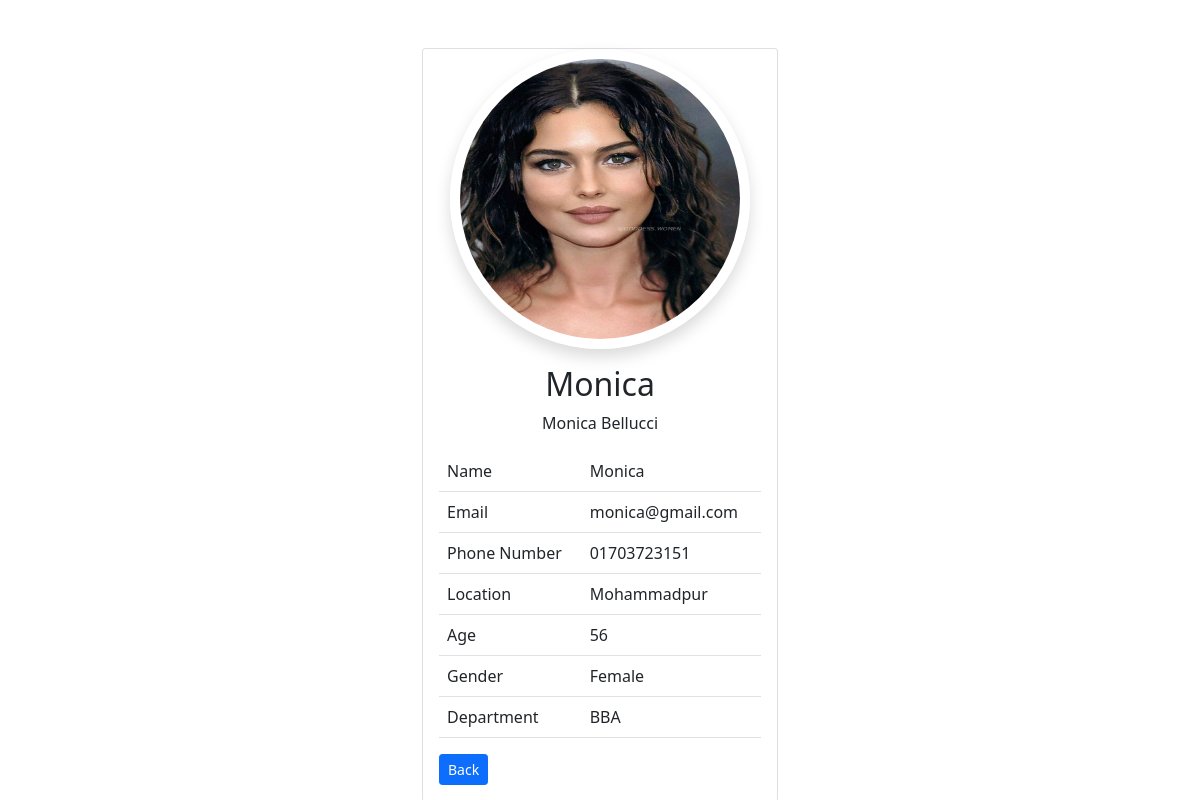
The page /show.php?show_id=24 on the database its author committed.
### tables this page shows
CREATE TABLE `teachers` (
  `id` int(11) NOT NULL,
  `name` varchar(100) NOT NULL,
  `email` varchar(100) NOT NULL,
  `cell` varchar(15) NOT NULL,
  `username` varchar(100) NOT NULL,
  `location` varchar(100) NOT NULL,
  `age` int(3) NOT NULL,
  `gender` varchar(15) NOT NULL,
  `dept` varchar(15) NOT NULL,
  `photo` varchar(100) NOT NULL,
  `status` varchar(20) NOT NULL DEFAULT 'active',
  `created_at` varchar(100) NOT NULL DEFAULT current_timestamp(),
  `updated_at` varchar(100) DEFAULT NULL
);

### app/db.php (called while the page is built)
<?php
$host='localhost';
$user='root';
$pass='';
$db='crud';
function connect(){
  global $host,$user, $pass,$db;
  return $connection = new mysqli($host,$user,$pass,$db);
}
?>

### show.php (the view, shortened to what this page needs)
<?php
if(isset($_GET['show_id'])){
  $id = $_GET['show_id'];
  $data = connect()->query("SELECT * FROM teachers WHERE id='$id'");
  $teacher=$data-> fetch_object();
}
?>
<!DOCTYPE html>
<html lang="en">
<head>
	<link rel="stylesheet" href="assets/css/bootstrap.min.css">
  <link rel="stylesheet" href="assets/fonts/css/all.css">
  <link rel="stylesheet" href="assets/css/style2.css">
</head>
<body>
 <div class="container">
  <div class="row">
    <div class="col-lg-4 mx-auto mt-5">
      <div class="card">
        <img class="shw shadow" src="photos/<?php echo $teacher->photo; ?>" alt="">
        <div class="card-body">
        <h2 class="text-center"><?php echo $teacher->name; ?></h2>
        <p class="text-center"><?php echo $teacher->username; ?></p>
          <table class="table">
            <tr>
              <td>Name</td>
              <td><?php echo $teacher->name; ?></td>
            </tr>
            <tr>
              <td>Email</td>
              <td><?php echo $teacher->email; ?></td>
            </tr>
            <tr>
              <td>Phone Number</td>
              <td><?php echo $teacher->cell; ?></td>
            </tr>
            <tr>
              <td>Location</td>
              <td><?php echo $teacher->location; ?></td>
            </tr>
            <tr>
              <td>Age</td>
              <td><?php echo $teacher->age; ?></td>
            </tr>
            <tr>
              <td>Gender</td>
              <td><?php echo $teacher->gender; ?></td>
            </tr>
            <tr>
              <td>Department</td>
              <td><?php echo $teacher->dept; ?></td>
            </tr>
          </table>
          <a class="btn btn-primary btn-sm" href="index.php">Back</a>
        </div>
      </div>
    </div>
  </div>
 </div>
</body>
</html>

### assets/css/style2.css (style rules this page uses)
.shw { width: 300px; height: 300px; display: block; margin: auto; border-radius: 50%; border: 10px solid white; }

### rows shown on the page
teachers: photo (picture), name "Monica", username "Monica Bellucci", email "monica@gmail.com", cell "01703723151", location "Mohammadpur", age "56", gender "Female", dept "BBA"
